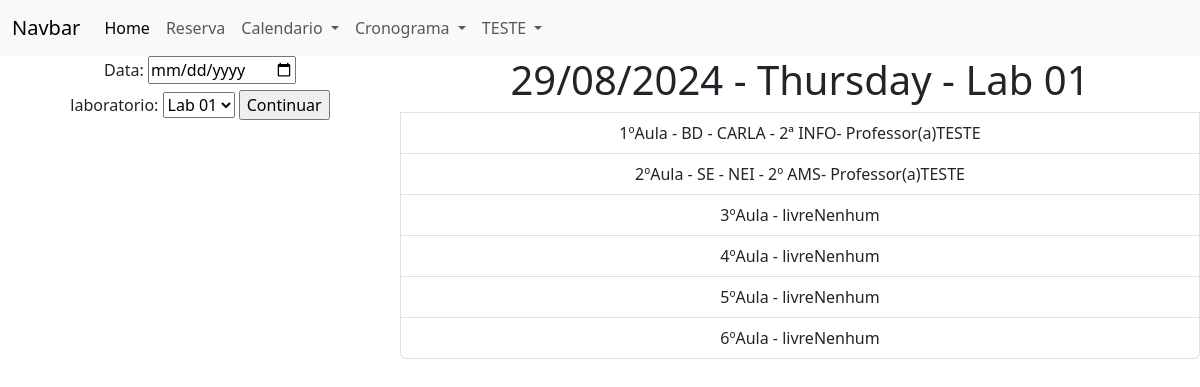
The page /Bin/dia.php (signed in) on the database its author committed.
### tables this page shows
CREATE TABLE `laboratorio` (
  `lab_cod` int(11) NOT NULL,
  `lab_nome` varchar(40) NOT NULL,
  `lab_desc` varchar(200) DEFAULT NULL,
  `lab_isActive` bit(1) NOT NULL
);

CREATE TABLE `cronograma` (
  `cro_cod` int(11) NOT NULL,
  `cro_desc` varchar(200) DEFAULT NULL,
  `cro_aula` int(11) NOT NULL,
  `cro_sem` int(11) NOT NULL,
  `cro_isActive` bit(1) NOT NULL,
  `lab_cod` int(11) NOT NULL,
  `prof_cod` int(11) NOT NULL
);

CREATE TABLE `professor` (
  `prof_cod` int(11) NOT NULL,
  `prof_nome` varchar(40) NOT NULL,
  `prof_senha` varchar(20) NOT NULL,
  `prof_cargo` varchar(10) NOT NULL,
  `prof_isActive` bit(1) NOT NULL
);

### Bin/dia.php (the view, shortened to what this page needs)
<?php
include_once ("../navbar.php");
?>
<div class="row g-0 text-center">
    <div class="col-6 col-md-4">
        <form action="" method="get">
            <label for="data" class="form-label">Data:</label>
            <input type="date" name="data" id="data" <?php if (isset($_GET['data'])) {echo 'value="' . $_GET['data'] . '"';} ?>>
            <br>
            <label for="lab" >laboratorio:</label>
            <select name="lab" id="lab" required>
            <?php
            include_once ("../conexao.php");
            $slq = mysqli_query($conexao, "SELECT * FROM laboratorio");
            while ($labs = mysqli_fetch_array($slq)) {
                if ($labs['lab_isActive'] == true) {
                    if(isset($_GET['lab'])){
                        if($_GET['lab'] != $labs['lab_cod']){
                            echo '<option value='.$labs['lab_cod'].'>'.$labs['lab_nome'].'</option>';
                        }else{
                            echo '<option value='.$_GET['lab'].' Selected>'.$_GET['lab'].'</option>';
                        }
                    }else{
                        echo '<option value='.$labs['lab_cod'].'>'.$labs['lab_nome'].'</option>';
                    }
                 }}; ?>
            </select>
            <input type="submit" value="Continuar">
        </form>
    </div>
    <div class="col-sm-6 col-md-8">
        <div class="list-group">
        <?php
        if(isset($_GET['data'])&&$_GET['data']!= null) {
            $data = $_GET['data'];
            $timestamp = strtotime((new DateTime( $data))->format('d-m-Y'));
            $arrydata = getdate($timestamp);
            $sem = $arrydata['wday'];
        } else {
            $data = date("Y-m-d");
            $arrydata = getdate();
            $sem = $arrydata['wday'];
        }
        if (isset($_GET['lab'])) {
            $lab = $_GET['lab'];
        } else {
            $labs = mysqli_fetch_array(mysqli_query($conexao, "SELECT * FROM laboratorio"));
            $lab = $labs['lab_cod'];
        }
        $labnome = mysqli_fetch_array(mysqli_query($conexao, "SELECT * FROM laboratorio WHERE lab_cod='$lab'"));
        $nomelab = $labnome["lab_nome"];
        $slq_cronograma = mysqli_query($conexao, "SELECT c.cro_aula as aula,c.cro_desc as descr,c.cro_isActive as active, p.prof_nome as prof FROM cronograma as c INNER JOIN laboratorio as l on c.lab_cod=l.lab_cod INNER JOIN professor as p on c.prof_cod=p.prof_cod WHERE c.cro_sem = '$sem' AND l.lab_cod = '$lab' ORDER BY c.cro_aula ASC");
            while ($cronograma = mysqli_fetch_array($slq_cronograma)) {
                switch ($cronograma["aula"]) {
                    case "1":
                        $aula1 = ['desc' => $cronograma['descr'],'prof' => $cronograma['prof']];
                        break;
                    case "2":
                        $aula2 = ['desc' => $cronograma['descr'],'prof' => $cronograma['prof']];
                        break;
                    }
            }
        ; ?>
        <h1><?php echo (new DateTime($data))->format('d/m/Y').' - '. $arrydata['weekday'].' - '.$nomelab; ?></h1>
        <a class="list-group-item list-group-item-action" <?php if(!isset($aula1)){echo 'href="../Reserva/formReserva.php?data='.$data.'&aula=1"';}else{echo 'disabled';}?>>1ºAula - <?php if(!isset($aula1)){echo "livre";}else{echo $aula1['desc'];}if(!isset($aula1)){echo "Nenhum";}else{echo '- Professor(a)'.$aula1['prof'];}  ?></a>
        <a class="list-group-item list-group-item-action" <?php if(!isset($aula2)){echo 'href="../Reserva/formReserva.php?data='.$data.'&aula=2"';}else{echo 'disabled';}?>>2ºAula - <?php if(!isset($aula2)){echo "livre";}else{echo $aula2['desc'];}if(!isset($aula2)){echo "Nenhum";}else{echo '- Professor(a)'.$aula2['prof'];}  ?></a>
        <a class="list-group-item list-group-item-action" <?php if(!isset($aula3)){echo 'href="../Reserva/formReserva.php?data='.$data.'&aula=3"';}else{echo 'disabled';}?>>3ºAula - <?php if(!isset($aula3)){echo "livre";}else{echo $aula3['desc'];}if(!isset($aula3)){echo "Nenhum";}else{echo '- Professor(a)'.$aula3['prof'];}  ?></a>
        <a class="list-group-item list-group-item-action" <?php if(!isset($aula4)){echo 'href="../Reserva/formReserva.php?data='.$data.'&aula=4"';}else{echo 'disabled';}?>>4ºAula - <?php if(!isset($aula4)){echo "livre";}else{echo $aula4['desc'];}if(!isset($aula4)){echo "Nenhum";}else{echo '- Professor(a)'.$aula4['prof'];}  ?></a>
        <a class="list-group-item list-group-item-action" <?php if(!isset($aula5)){echo 'href="../Reserva/formReserva.php?data='.$data.'&aula=5"';}else{echo 'disabled';}?>>5ºAula - <?php if(!isset($aula5)){echo "livre";}else{echo $aula5['desc'];}if(!isset($aula5)){echo "Nenhum";}else{echo '- Professor(a)'.$aula5['prof'];}  ?></a>
        <a class="list-group-item list-group-item-action" <?php if(!isset($aula6)){echo 'href="../Reserva/formReserva.php?data='.$data.'&aula=6"';}else{echo 'disabled';}?>>6ºAula - <?php if(!isset($aula6)){echo "livre";}else{echo $aula6['desc'];}if(!isset($aula6)){echo "Nenhum";}else{echo '- Professor(a)'.$aula6['prof'];}  ?></a>
        </div>
    </div>
</div>

### rows shown on the page
laboratorio: lab_nome "Lab 01"
cronograma: cro_desc "BD - CARLA - 2ª INFO"
professor: prof_nome "TESTE"
cronograma: cro_desc "SE - NEI - 2º AMS"

### other values the page prints
$_SESSION['nome'] "TESTE"
$arrydata['weekday'] "Thursday"
form field lab "Lab 01"
